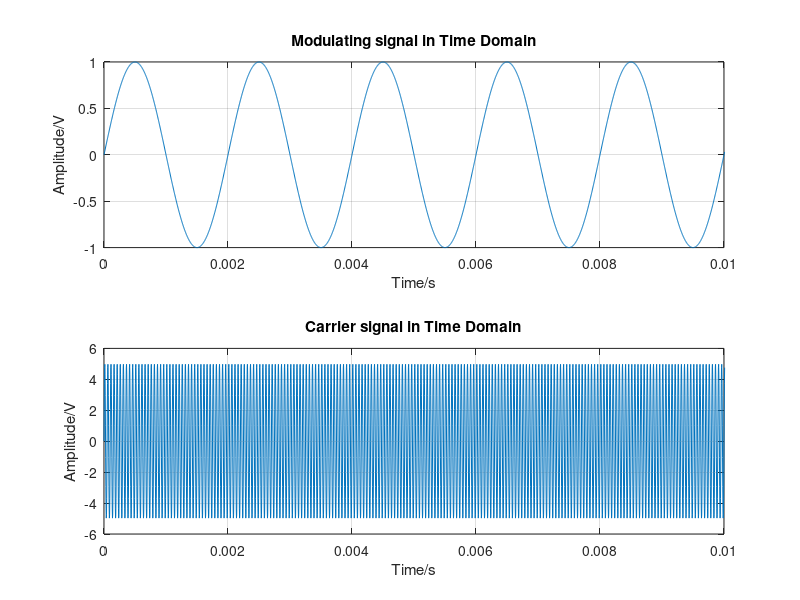
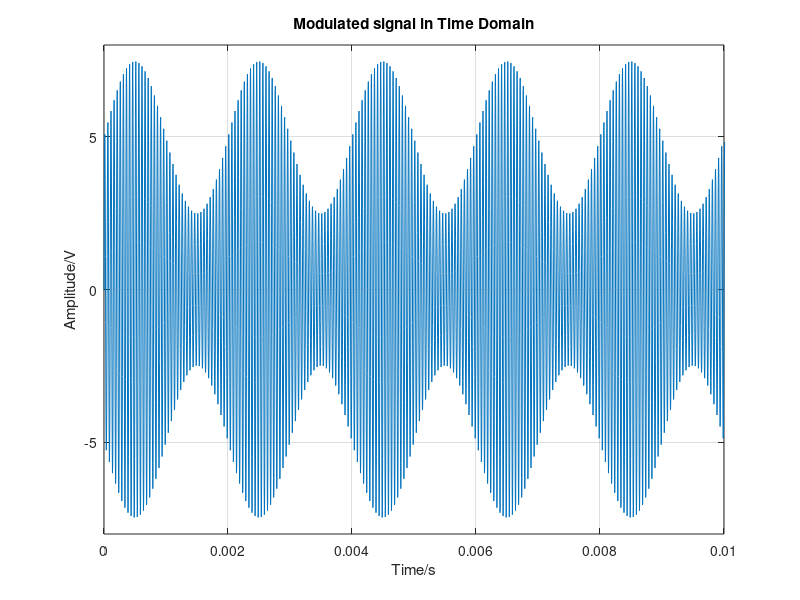
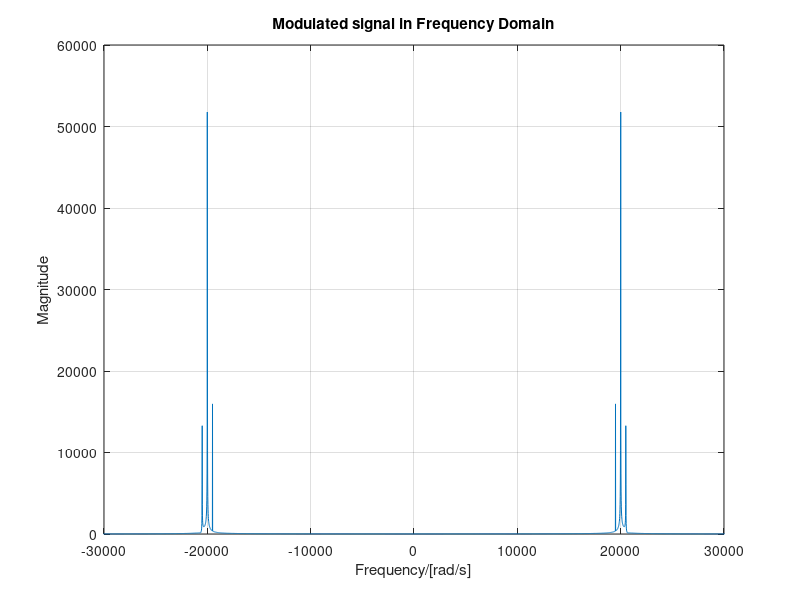
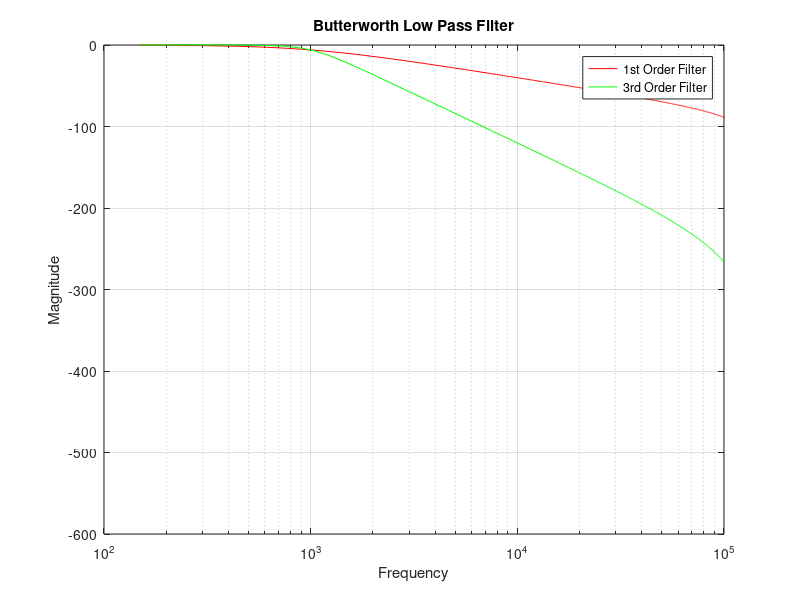

Source code (MATLAB) for these figures, in order:
%% Question 1
%Signal properties:
m = 0.5;                    %modulation index
N = 25000;                  %number of samples

Fs = 300000;                %sampling frequency
Fc = 20000;                 %carrier signal frequency
Fm = 500;                   %modulating signal frequency

Ts = 1/Fs;                  %sampling period


%Setting up time and frequency domains:
t_dom = 0: Ts: ((N*Ts)-Ts);     %time domain built using Ts
f_dom = -Fs/2: Fs/N: Fs/2 - Fs/N;   %frequency domain build using Fs

%Radian frequencies:
w_c = 2*pi*Fc;              %carrier radian frequency
w_x = 2*pi*Fm;              %modulating radian frequency

%Generating carrier and modulating signal:
c = 5*sin(w_c*t_dom);       %carrier signal
x = sin(w_x*t_dom);         %modulation signal

%Generating modulated signal:
y = (1+m*x).*c;           %modulated signal

%Generating FFT of modulated signal:
Y = fft(y);                 %FFT Spectrum

%Plotting modulating and carrier signals:
figure(1)
subplot(2,1,1);
plot(t_dom, x);
title('Modulating signal in Time Domain');
xlabel('Time/s'); 
ylabel('Amplitude/V');
xlim([0,0.01]);
grid on;

subplot(2,1,2);
plot(t_dom, c);
title('Carrier signal in Time Domain');
xlim([0,0.01]);
ylabel('Amplitude/V');
xlabel('Time/s'); 
grid on;

%Plotting modulated signal:
figure(2)
plot(t_dom,y);
xlabel('Time/s'); 
ylabel('Amplitude/V');
title('Modulated signal in Time Domain');
xlim([0, 0.01]);
ylim([-8, 8]);
grid on;

%Plotting spectrum:
figure(3);
plot(f_dom, fftshift(abs(Y)));
ylabel('Magnitude');
xlabel('Frequency/[rad/s]');
xlim([-30000, 30000]);
title('Modulated signal in Frequency Domain');
grid on;

%% Question 2
FFc = 1000; %filter cutoff frequency
FFs = 300000; %filter sampling frequency


%1st order filter implementation:
[b1, a1]=butter(1,(FFc/(FFs/2)),'low'); %butterworth 1st order filter formulation
[h, Ff_dom]=freqz(b1, a1, 1000, FFs); %h: frequency response, f: frequency vector
H_dB = 20.*log10(h.*conj(h)); %frequency response
figure(4);
semilogx(Ff_dom, H_dB, 'r');
title('Butterworth Low Pass Filter');
xlabel('Frequency');
ylabel('Magnitude');
xlim([100,100000]); %frequency range
grid on;
hold on;

%3rd order filter implementation:
[b3,a3]=butter(3,(FFc/(FFs/2)),'low'); %butterworth 3rd order
[h,Ff_dom]=freqz(b3,a3,1000,FFs);
H_dB = 20.*log10(h.*conj(h));

semilogx(Ff_dom, H_dB, 'g');
xlim([100,100000]); %range of frequency
xlabel('Frequency');
ylabel('Magnitude');

legend('1st Order Filter','3rd Order Filter');

%References:
%https://de.mathworks.com/help/signal/ref/butter.html
%https://de.mathworks.com/help/signal/ref/freqz.html
%https://de.mathworks.com/help/matlab/ref/semilogx.html

%% Question 3
figure(5);
rec_y = abs(y);
%Rectifying the wave and plotting it:
subplot(3,1,1);
plot(t_dom, rec_y);
title('Rectified AM Modulated Signal');
xlim([0,0.01]);
xlabel('Time/s'); 
ylabel('Amplitude/V');
grid on;

%Filtering and demodulating with 1st order filter:
y1 = filter(b1, a1, rec_y); 
subplot(3,1,2);
plot(t_dom, y1);
title('1st Order Filtered Demodulated Signal');
ylabel('Amplitude/V');
xlabel('Time/s'); 
xlim([0, 0.01]);
grid on;

%% Question 4
%Filtering and demodulating with 3rd order filter:
y3 = filter(b3, a3, rec_y);
subplot(3,1,3);
plot(t_dom, y3);
title('3rd Order Filtered Demodulated Signal');
xlabel('Time/s'); 
ylabel('Amplitude/V');
xlim([0,0.01]);
grid on;